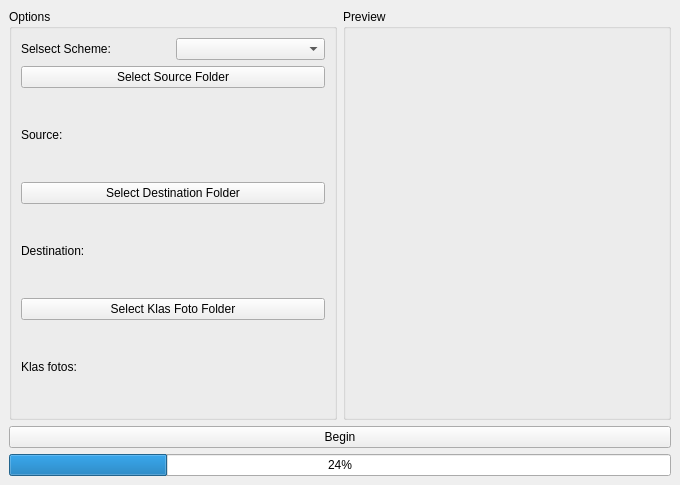
<?xml version="1.0" encoding="UTF-8"?>
<ui version="4.0">
 <class>Uitgooi</class>
 <widget class="QMainWindow" name="Uitgooi">
  <property name="geometry">
   <rect>
    <x>0</x>
    <y>0</y>
    <width>680</width>
    <height>485</height>
   </rect>
  </property>
  <property name="windowTitle">
   <string>MainWindow</string>
  </property>
  <widget class="QWidget" name="centralwidget">
   <layout class="QVBoxLayout" name="verticalLayout_2">
    <item>
     <layout class="QHBoxLayout" name="horizontalLayout">
      <item>
       <widget class="QGroupBox" name="groupBox">
        <property name="title">
         <string>Options</string>
        </property>
        <layout class="QHBoxLayout" name="horizontalLayout_2">
         <item>
          <layout class="QVBoxLayout" name="verticalLayout">
           <item>
            <layout class="QHBoxLayout" name="horizontalLayout_4">
             <item>
              <widget class="QLabel" name="lblScheme">
               <property name="text">
                <string>Selsect Scheme:</string>
               </property>
              </widget>
             </item>
             <item>
              <widget class="QComboBox" name="cmbScheme"/>
             </item>
            </layout>
           </item>
           <item>
            <widget class="QPushButton" name="btnSelectSFolder">
             <property name="maximumSize">
              <size>
               <width>16777215</width>
               <height>16777215</height>
              </size>
             </property>
             <property name="toolTip">
              <string>&lt;html&gt;&lt;head/&gt;&lt;body&gt;&lt;p&gt;Select the RAAM folder of the school.&lt;/p&gt;&lt;/body&gt;&lt;/html&gt;</string>
             </property>
             <property name="text">
              <string>Select Source Folder</string>
             </property>
            </widget>
           </item>
           <item>
            <widget class="QLabel" name="lblSource">
             <property name="text">
              <string>Source:</string>
             </property>
            </widget>
           </item>
           <item>
            <widget class="QPushButton" name="btnSelectDFolder">
             <property name="toolTip">
              <string>&lt;html&gt;&lt;head/&gt;&lt;body&gt;&lt;p&gt;Select the file the final result will be placed in.&lt;/p&gt;&lt;/body&gt;&lt;/html&gt;</string>
             </property>
             <property name="text">
              <string>Select Destination Folder</string>
             </property>
            </widget>
           </item>
           <item>
            <widget class="QLabel" name="lblDestination">
             <property name="text">
              <string>Destination:</string>
             </property>
            </widget>
           </item>
           <item>
            <widget class="QPushButton" name="btnSelectKFolder">
             <property name="toolTip">
              <string>&lt;html&gt;&lt;head/&gt;&lt;body&gt;&lt;p&gt;Select the KLAS folder&lt;/p&gt;&lt;/body&gt;&lt;/html&gt;</string>
             </property>
             <property name="text">
              <string>Select Klas Foto Folder</string>
             </property>
            </widget>
           </item>
           <item>
            <widget class="QLabel" name="lblKlasfotos">
             <property name="text">
              <string>Klas fotos:</string>
             </property>
            </widget>
           </item>
          </layout>
         </item>
        </layout>
       </widget>
      </item>
      <item>
       <widget class="QGroupBox" name="groupBox_2">
        <property name="title">
         <string>Preview</string>
        </property>
        <layout class="QHBoxLayout" name="horizontalLayout_3">
         <item>
          <widget class="QLabel" name="imgPreview">
           <property name="sizePolicy">
            <sizepolicy hsizetype="Fixed" vsizetype="Fixed">
             <horstretch>0</horstretch>
             <verstretch>0</verstretch>
            </sizepolicy>
           </property>
           <property name="minimumSize">
            <size>
             <width>161</width>
             <height>241</height>
            </size>
           </property>
           <property name="text">
            <string/>
           </property>
          </widget>
         </item>
        </layout>
       </widget>
      </item>
     </layout>
    </item>
    <item>
     <widget class="QPushButton" name="btnBegin">
      <property name="text">
       <string>Begin</string>
      </property>
     </widget>
    </item>
    <item>
     <widget class="QProgressBar" name="progress">
      <property name="value">
       <number>24</number>
      </property>
     </widget>
    </item>
   </layout>
  </widget>
 </widget>
 <resources/>
 <connections/>
</ui>
